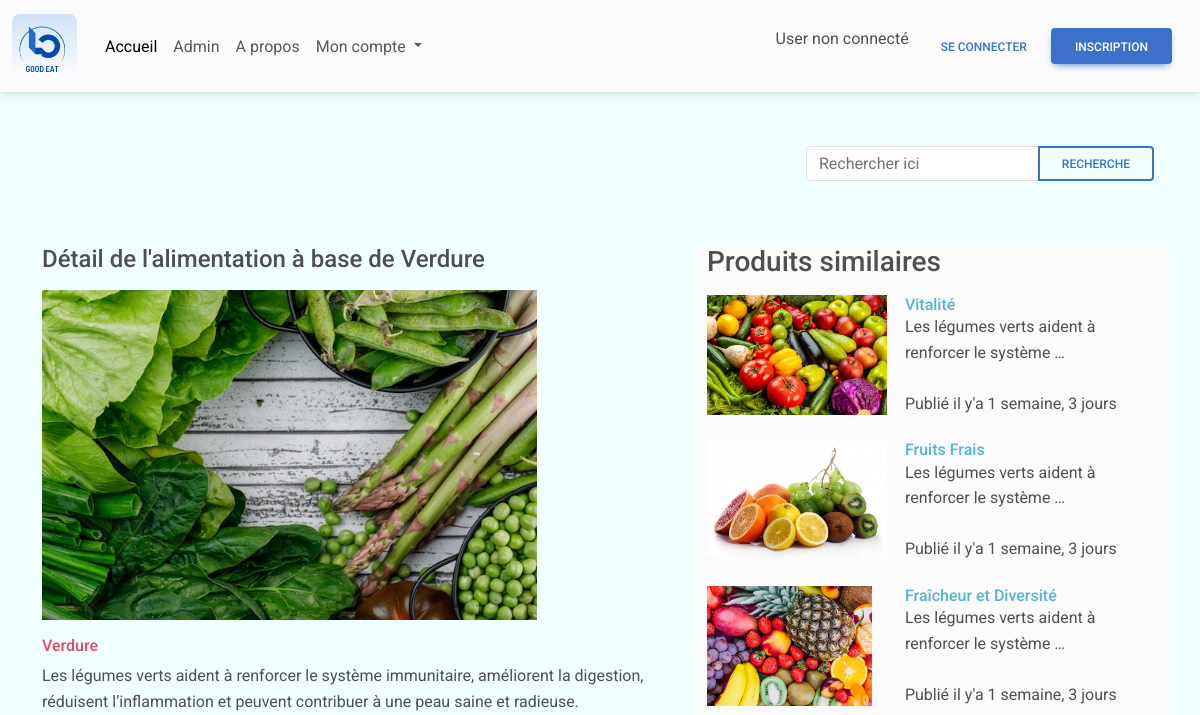
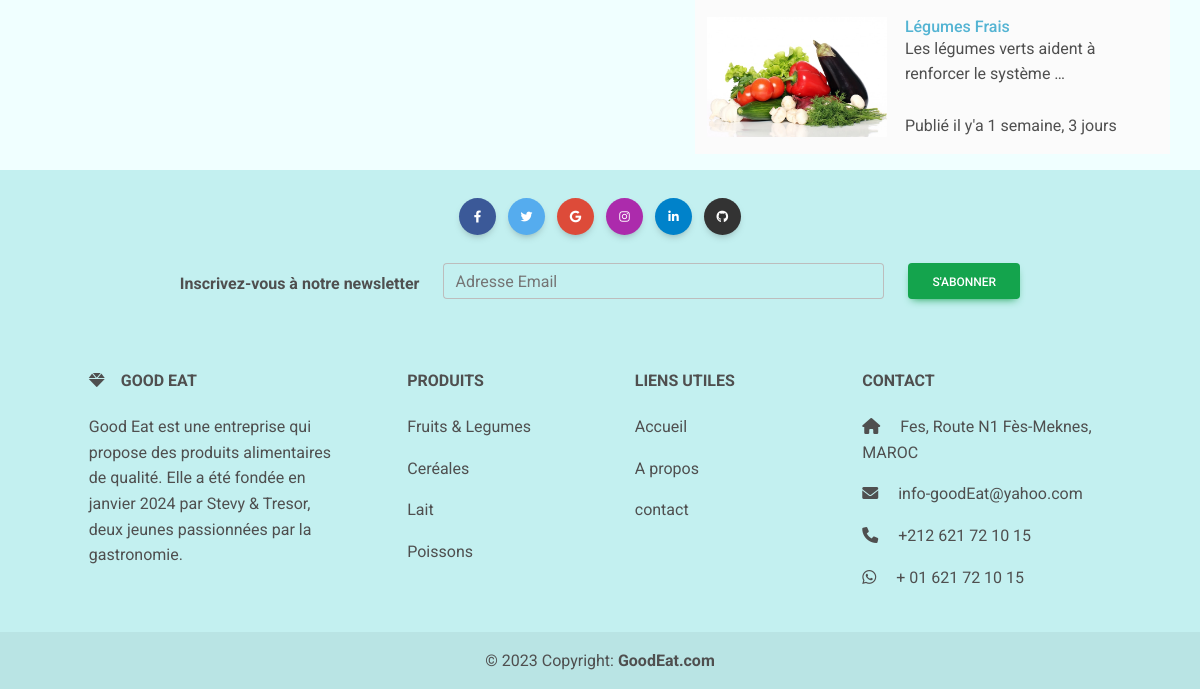
/produit/1, run on an earlier commit of the app's database (2 pictures, top to bottom).
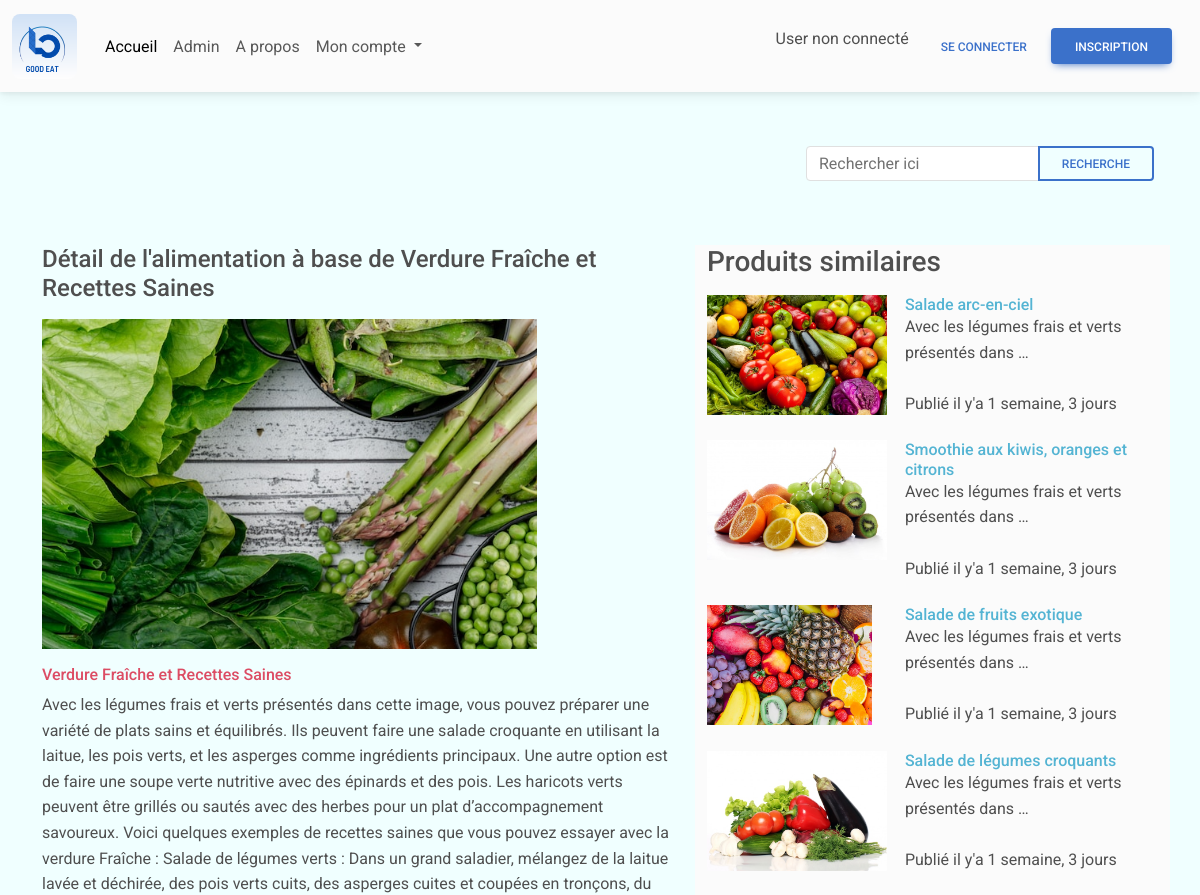
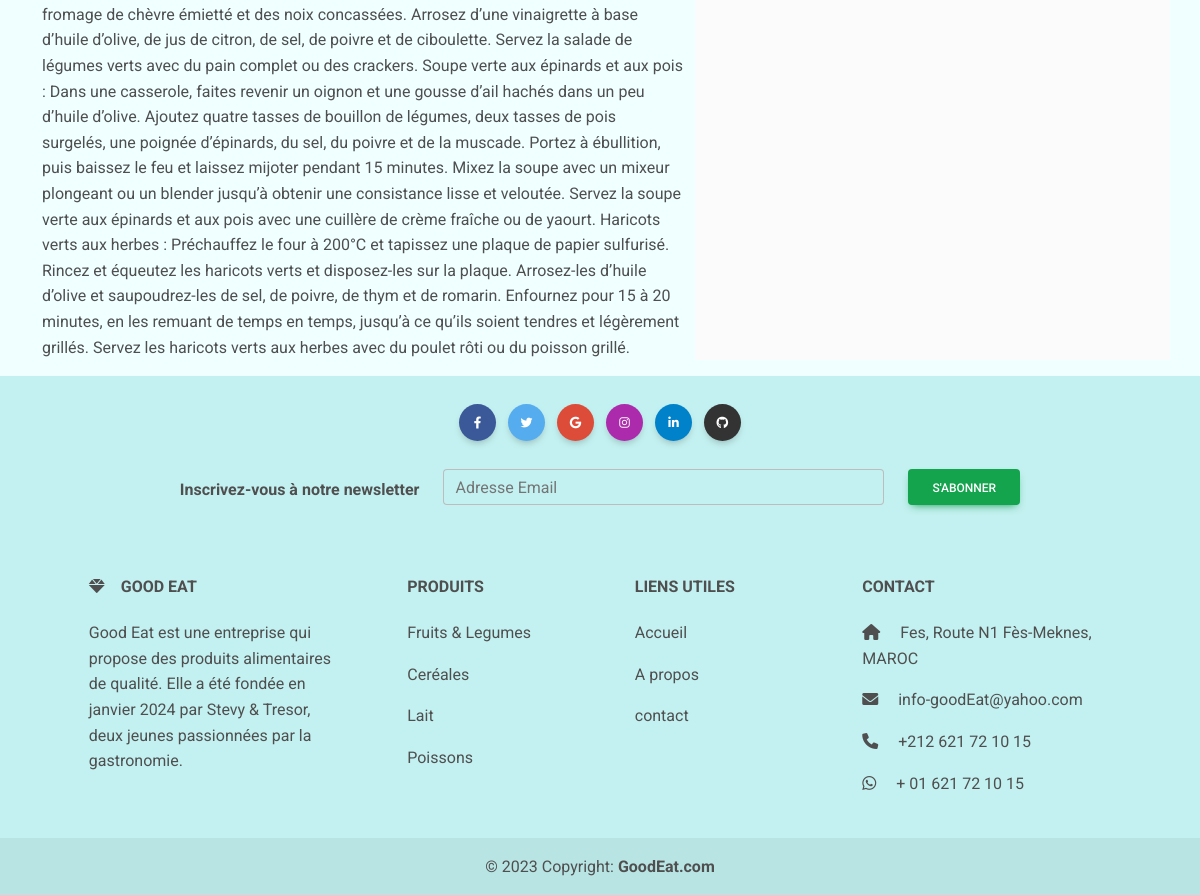
And on a later commit of the database (2 pictures, top to bottom).
### my_blog/models.py (models this page shows)
class Produit(models.Model):
    title = models.CharField(max_length = 60)
    desc = models.TextField()
    category = models.ForeignKey(Category, on_delete=models.CASCADE,null=True)
    user = models.ForeignKey(User, on_delete=models.CASCADE)
    image = models.ImageField(upload_to = "")
    created_add = models.DateTimeField(auto_now_add=True)
    update_add = models.DateTimeField(auto_now_add=True)
    def __str__(self):
        return self.title

### my_blog/views.py (the view)
# urls.py: path("produit/<int:id_produit>", detail, name="detail"),
def detail(resquest, id_produit):
    var_produit = Produit.objects.get(id=id_produit)
    category = var_produit.category
    produit_de_m_category = Produit.objects.filter(category=category)[:6]
    return render(resquest, 'detail.html',{'produit':var_produit,'produit_identique': produit_de_m_category })

### my_blog/templates/detail.html
{% extends "base.html" %}
{% load static %}
{% block content %}
<div class="container">
    <div class="row">
        <div class="col-md-7">
            <h4 class="my-3">Détail de l'alimentation à base de {{produit.title}}</h4>
            <img src="{{produit.image.url}}" alt="Produit {{produit.id}}" height="330" />
            <h6 class="mt-3 text-danger ">{{produit.title}}</h6>
            <p>{{produit.desc}}</p>
        </div>
        <div class="col-md-5 bg-body-tertiary my-3">
            <h3> Produits similaires</h3>
            {%for prd in produit_identique %}
            {%if prd.id != produit.id %}
            <div class="row">
                    <div class='col-md-5'>
                        <a href="{% url 'detail' prd.id %}">
                            <img src="{{prd.image.url}}" alt="Produit {{produit.id}}" height="120" class='my-2' />
                        </a>
                    </div>
                    <div class='col-md-7 mt-2'>
                        <a href="{% url 'detail' prd.id %}">
                            <h6 class="card-title text-info font-weight-bolder">{{prd}}</h6>
                        </a>
                        <p class="">
                            {{produit.desc | truncatewords:8}} <br /><br />
                            Publié il y'a {{produit.created_add|timesince}}
                        </p>
                    </div>
            </div>
            {% endif %}
            {% endfor %}
        </div>
    </div>
</div>
{% endblock %}

What changed in the data, as far as the page shows it:
changed Produit "1 semaine, 3 jours": title "Verdure" → "Verdure Fraîche et Recettes Saines"; desc "Les légumes verts aident à renforcer le système immunitaire, améliorent la digestion, réduisent l’inflammation et peuvent contribuer à une peau saine et radieuse." → "Avec les légumes frais et verts présentés dans cette image, vous pouvez préparer une variété de plats sains et équilibrés. Ils peuvent faire une salade croquante en utilisant la laitue, les pois verts, et les asperges comme ingrédients principaux. Une autre option est de faire une soupe verte nutritive avec des épinards et des pois. Les haricots verts peuvent être grillés ou sautés avec des herbes pour un plat d’accompagnement savoureux. Voici quelques exemples de recettes saines que vous pouvez essayer avec la verdure Fraîche : Salade de légumes verts : Dans un grand saladier, mélangez de la laitue lavée et déchirée, des pois verts cuits, des asperges cuites et coupées en tronçons, du…"; desc "Les légumes verts aident à renforcer le système …" → "Avec les légumes frais et verts présentés dans …"
changed Produit: title "Vitalité" → "Salade arc-en-ciel"
changed Produit: title "Fruits Frais" → "Smoothie aux kiwis, oranges et citrons"
changed Produit: title "Fraîcheur et Diversité" → "Salade de fruits exotique"
changed Produit: title "Légumes Frais" → "Salade de légumes croquants"
